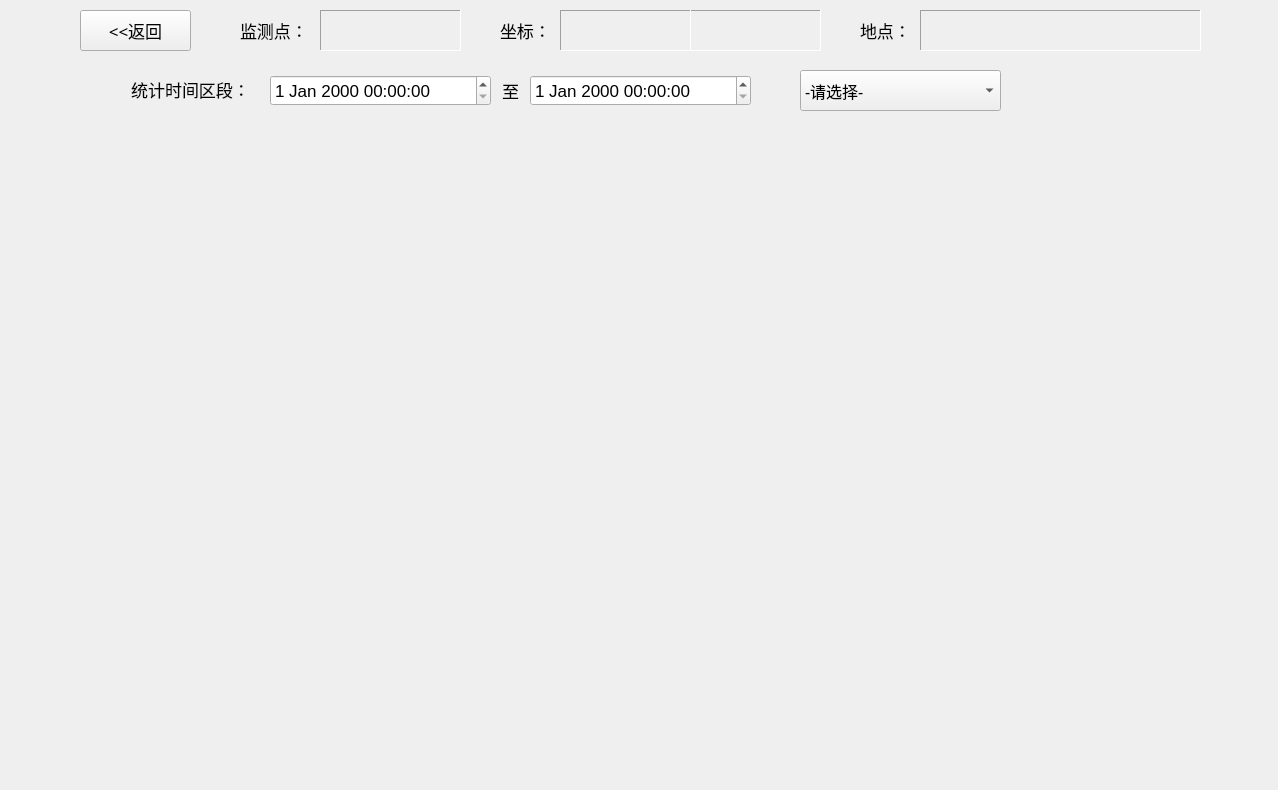
<?xml version="1.0" encoding="UTF-8"?>
<ui version="4.0">
 <class>Chart</class>
 <widget class="QWidget" name="Chart">
  <property name="geometry">
   <rect>
    <x>0</x>
    <y>0</y>
    <width>1278</width>
    <height>790</height>
   </rect>
  </property>
  <property name="windowTitle">
   <string>Form</string>
  </property>
  <widget class="QLabel" name="PointNum">
   <property name="geometry">
    <rect>
     <x>320</x>
     <y>10</y>
     <width>141</width>
     <height>41</height>
    </rect>
   </property>
   <property name="font">
    <font>
     <pointsize>13</pointsize>
    </font>
   </property>
   <property name="frameShape">
    <enum>QFrame::Panel</enum>
   </property>
   <property name="frameShadow">
    <enum>QFrame::Sunken</enum>
   </property>
   <property name="text">
    <string/>
   </property>
   <property name="alignment">
    <set>Qt::AlignCenter</set>
   </property>
  </widget>
  <widget class="QLabel" name="label_6">
   <property name="geometry">
    <rect>
     <x>860</x>
     <y>10</y>
     <width>61</width>
     <height>41</height>
    </rect>
   </property>
   <property name="font">
    <font>
     <family>幼圆</family>
     <pointsize>13</pointsize>
    </font>
   </property>
   <property name="text">
    <string>地点：</string>
   </property>
  </widget>
  <widget class="QLabel" name="label_12">
   <property name="geometry">
    <rect>
     <x>820</x>
     <y>10</y>
     <width>41</width>
     <height>41</height>
    </rect>
   </property>
   <property name="styleSheet">
    <string notr="true">image: url(:/new/con1/WeiZhi.png);</string>
   </property>
   <property name="text">
    <string/>
   </property>
  </widget>
  <widget class="QLabel" name="label_10">
   <property name="geometry">
    <rect>
     <x>200</x>
     <y>10</y>
     <width>41</width>
     <height>41</height>
    </rect>
   </property>
   <property name="styleSheet">
    <string notr="true">image: url(:/new/con1/LuZhuang.png);</string>
   </property>
   <property name="text">
    <string/>
   </property>
  </widget>
  <widget class="QLabel" name="label_9">
   <property name="geometry">
    <rect>
     <x>490</x>
     <y>70</y>
     <width>41</width>
     <height>41</height>
    </rect>
   </property>
   <property name="font">
    <font>
     <family>幼圆</family>
     <pointsize>13</pointsize>
    </font>
   </property>
   <property name="text">
    <string>至</string>
   </property>
   <property name="alignment">
    <set>Qt::AlignCenter</set>
   </property>
  </widget>
  <widget class="QLabel" name="label_4">
   <property name="geometry">
    <rect>
     <x>500</x>
     <y>10</y>
     <width>61</width>
     <height>41</height>
    </rect>
   </property>
   <property name="font">
    <font>
     <family>幼圆</family>
     <pointsize>13</pointsize>
    </font>
   </property>
   <property name="text">
    <string>坐标：</string>
   </property>
  </widget>
  <widget class="QPushButton" name="pushButton_5">
   <property name="geometry">
    <rect>
     <x>80</x>
     <y>10</y>
     <width>111</width>
     <height>41</height>
    </rect>
   </property>
   <property name="font">
    <font>
     <family>幼圆</family>
     <pointsize>13</pointsize>
    </font>
   </property>
   <property name="text">
    <string>&lt;&lt;返回</string>
   </property>
  </widget>
  <widget class="QLabel" name="label_13">
   <property name="geometry">
    <rect>
     <x>70</x>
     <y>70</y>
     <width>41</width>
     <height>41</height>
    </rect>
   </property>
   <property name="styleSheet">
    <string notr="true">image: url(:/new/prefix1/ShiJian.png);</string>
   </property>
   <property name="text">
    <string/>
   </property>
  </widget>
  <widget class="QLabel" name="latit">
   <property name="geometry">
    <rect>
     <x>690</x>
     <y>10</y>
     <width>131</width>
     <height>41</height>
    </rect>
   </property>
   <property name="font">
    <font>
     <pointsize>13</pointsize>
    </font>
   </property>
   <property name="frameShape">
    <enum>QFrame::Panel</enum>
   </property>
   <property name="frameShadow">
    <enum>QFrame::Sunken</enum>
   </property>
   <property name="text">
    <string/>
   </property>
   <property name="alignment">
    <set>Qt::AlignCenter</set>
   </property>
  </widget>
  <widget class="QDateTimeEdit" name="end">
   <property name="geometry">
    <rect>
     <x>530</x>
     <y>75</y>
     <width>221</width>
     <height>31</height>
    </rect>
   </property>
   <property name="font">
    <font>
     <pointsize>13</pointsize>
    </font>
   </property>
  </widget>
  <widget class="QLabel" name="label_11">
   <property name="geometry">
    <rect>
     <x>460</x>
     <y>10</y>
     <width>41</width>
     <height>41</height>
    </rect>
   </property>
   <property name="styleSheet">
    <string notr="true">image: url(:/new/con1/ZuoBiao.png);</string>
   </property>
   <property name="text">
    <string/>
   </property>
  </widget>
  <widget class="QLabel" name="pos">
   <property name="geometry">
    <rect>
     <x>920</x>
     <y>10</y>
     <width>281</width>
     <height>41</height>
    </rect>
   </property>
   <property name="font">
    <font>
     <pointsize>13</pointsize>
    </font>
   </property>
   <property name="frameShape">
    <enum>QFrame::Panel</enum>
   </property>
   <property name="frameShadow">
    <enum>QFrame::Sunken</enum>
   </property>
   <property name="text">
    <string/>
   </property>
   <property name="alignment">
    <set>Qt::AlignCenter</set>
   </property>
  </widget>
  <widget class="QLabel" name="label">
   <property name="geometry">
    <rect>
     <x>240</x>
     <y>10</y>
     <width>81</width>
     <height>41</height>
    </rect>
   </property>
   <property name="font">
    <font>
     <family>幼圆</family>
     <pointsize>13</pointsize>
    </font>
   </property>
   <property name="text">
    <string>监测点：</string>
   </property>
  </widget>
  <widget class="QDateTimeEdit" name="begin">
   <property name="geometry">
    <rect>
     <x>270</x>
     <y>75</y>
     <width>221</width>
     <height>31</height>
    </rect>
   </property>
   <property name="font">
    <font>
     <pointsize>13</pointsize>
    </font>
   </property>
  </widget>
  <widget class="QLabel" name="longit">
   <property name="geometry">
    <rect>
     <x>560</x>
     <y>10</y>
     <width>131</width>
     <height>41</height>
    </rect>
   </property>
   <property name="font">
    <font>
     <pointsize>13</pointsize>
    </font>
   </property>
   <property name="frameShape">
    <enum>QFrame::Panel</enum>
   </property>
   <property name="frameShadow">
    <enum>QFrame::Sunken</enum>
   </property>
   <property name="text">
    <string/>
   </property>
   <property name="alignment">
    <set>Qt::AlignCenter</set>
   </property>
  </widget>
  <widget class="QLabel" name="label_8">
   <property name="geometry">
    <rect>
     <x>110</x>
     <y>69</y>
     <width>161</width>
     <height>41</height>
    </rect>
   </property>
   <property name="font">
    <font>
     <family>幼圆</family>
     <pointsize>13</pointsize>
    </font>
   </property>
   <property name="text">
    <string>统计时间区段：</string>
   </property>
   <property name="alignment">
    <set>Qt::AlignCenter</set>
   </property>
  </widget>
  <widget class="QWidget" name="drawchart" native="true">
   <property name="geometry">
    <rect>
     <x>10</x>
     <y>110</y>
     <width>1261</width>
     <height>671</height>
    </rect>
   </property>
   <property name="palette">
    <palette>
     <active>
      <colorrole role="Base">
       <brush brushstyle="SolidPattern">
        <color alpha="255">
         <red>138</red>
         <green>103</green>
         <blue>255</blue>
        </color>
       </brush>
      </colorrole>
      <colorrole role="AlternateBase">
       <brush brushstyle="SolidPattern">
        <color alpha="255">
         <red>132</red>
         <green>177</green>
         <blue>245</blue>
        </color>
       </brush>
      </colorrole>
     </active>
     <inactive>
      <colorrole role="Base">
       <brush brushstyle="SolidPattern">
        <color alpha="255">
         <red>138</red>
         <green>103</green>
         <blue>255</blue>
        </color>
       </brush>
      </colorrole>
      <colorrole role="AlternateBase">
       <brush brushstyle="SolidPattern">
        <color alpha="255">
         <red>132</red>
         <green>177</green>
         <blue>245</blue>
        </color>
       </brush>
      </colorrole>
     </inactive>
     <disabled>
      <colorrole role="Base">
       <brush brushstyle="SolidPattern">
        <color alpha="255">
         <red>240</red>
         <green>240</green>
         <blue>240</blue>
        </color>
       </brush>
      </colorrole>
      <colorrole role="AlternateBase">
       <brush brushstyle="SolidPattern">
        <color alpha="255">
         <red>132</red>
         <green>177</green>
         <blue>245</blue>
        </color>
       </brush>
      </colorrole>
     </disabled>
    </palette>
   </property>
   <widget class="QWidget" name="gridLayoutWidget">
    <property name="geometry">
     <rect>
      <x>10</x>
      <y>10</y>
      <width>1241</width>
      <height>651</height>
     </rect>
    </property>
    <layout class="QGridLayout" name="gridLayout"/>
   </widget>
  </widget>
  <widget class="QComboBox" name="comboBox">
   <property name="geometry">
    <rect>
     <x>800</x>
     <y>70</y>
     <width>201</width>
     <height>41</height>
    </rect>
   </property>
   <property name="font">
    <font>
     <family>幼圆</family>
     <pointsize>12</pointsize>
    </font>
   </property>
   <item>
    <property name="text">
     <string>-请选择-</string>
    </property>
   </item>
   <item>
    <property name="text">
     <string>车流统计</string>
    </property>
    <property name="icon">
     <iconset resource="icons.qrc">
      <normaloff>:/new/con1/Che.png</normaloff>:/new/con1/Che.png</iconset>
    </property>
   </item>
   <item>
    <property name="text">
     <string>人流统计</string>
    </property>
    <property name="icon">
     <iconset resource="icons.qrc">
      <normaloff>:/new/con1/Ren.png</normaloff>:/new/con1/Ren.png</iconset>
    </property>
   </item>
  </widget>
  <widget class="QLabel" name="label_15">
   <property name="geometry">
    <rect>
     <x>910</x>
     <y>190</y>
     <width>31</width>
     <height>21</height>
    </rect>
   </property>
   <property name="styleSheet">
    <string notr="true">image: url(:/new/tubiao/WeiZhi1.png);</string>
   </property>
   <property name="text">
    <string/>
   </property>
  </widget>
  <widget class="QLabel" name="label_16">
   <property name="geometry">
    <rect>
     <x>160</x>
     <y>250</y>
     <width>31</width>
     <height>21</height>
    </rect>
   </property>
   <property name="styleSheet">
    <string notr="true">image: url(:/new/tubiao/ShiJian.png);</string>
   </property>
   <property name="text">
    <string/>
   </property>
  </widget>
  <widget class="QLabel" name="label_17">
   <property name="geometry">
    <rect>
     <x>290</x>
     <y>190</y>
     <width>31</width>
     <height>21</height>
    </rect>
   </property>
   <property name="styleSheet">
    <string notr="true">image: url(:/new/tubiao/LuZhuang.png);</string>
   </property>
   <property name="text">
    <string/>
   </property>
  </widget>
  <widget class="QLabel" name="label_19">
   <property name="geometry">
    <rect>
     <x>550</x>
     <y>190</y>
     <width>31</width>
     <height>21</height>
    </rect>
   </property>
   <property name="styleSheet">
    <string notr="true">image: url(:/new/tubiao/DingWei.png);</string>
   </property>
   <property name="text">
    <string/>
   </property>
  </widget>
  <widget class="QLabel" name="label_22">
   <property name="geometry">
    <rect>
     <x>1020</x>
     <y>170</y>
     <width>31</width>
     <height>21</height>
    </rect>
   </property>
   <property name="styleSheet">
    <string notr="true">image: url(:/new/tubiao/WeiZhi1.png);</string>
   </property>
   <property name="text">
    <string/>
   </property>
  </widget>
  <widget class="QLabel" name="label_24">
   <property name="geometry">
    <rect>
     <x>270</x>
     <y>230</y>
     <width>31</width>
     <height>21</height>
    </rect>
   </property>
   <property name="styleSheet">
    <string notr="true">image: url(:/new/tubiao/ShiJian.png);</string>
   </property>
   <property name="text">
    <string/>
   </property>
  </widget>
  <widget class="QLabel" name="label_25">
   <property name="geometry">
    <rect>
     <x>400</x>
     <y>170</y>
     <width>31</width>
     <height>21</height>
    </rect>
   </property>
   <property name="styleSheet">
    <string notr="true">image: url(:/new/tubiao/LuZhuang.png);</string>
   </property>
   <property name="text">
    <string/>
   </property>
  </widget>
  <widget class="QLabel" name="label_27">
   <property name="geometry">
    <rect>
     <x>660</x>
     <y>170</y>
     <width>31</width>
     <height>21</height>
    </rect>
   </property>
   <property name="styleSheet">
    <string notr="true">image: url(:/new/tubiao/DingWei.png);</string>
   </property>
   <property name="text">
    <string/>
   </property>
  </widget>
 </widget>
 <resources>
  <include location="icons.qrc"/>
 </resources>
 <connections/>
</ui>
